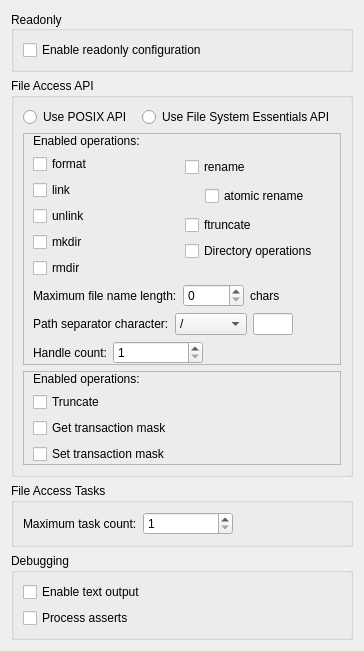
          <widget class="QWidget" name="scrollAreaWidgetContents">
           <property name="geometry">
            <rect>
             <x>0</x>
             <y>-73</y>
             <width>345</width>
             <height>591</height>
            </rect>
           </property>
           <layout class="QVBoxLayout" name="verticalLayout_11">
            <item>
             <widget class="QGroupBox" name="gbReadonly">
              <property name="sizePolicy">
               <sizepolicy hsizetype="Preferred" vsizetype="Preferred">
                <horstretch>0</horstretch>
                <verstretch>0</verstretch>
               </sizepolicy>
              </property>
              <property name="minimumSize">
               <size>
                <width>0</width>
                <height>0</height>
               </size>
              </property>
              <property name="title">
               <string>Readonly</string>
              </property>
              <property name="alignment">
               <set>Qt::AlignLeading|Qt::AlignLeft|Qt::AlignVCenter</set>
              </property>
              <layout class="QVBoxLayout" name="verticalLayout_4">
               <item>
                <widget class="QCheckBox" name="cbReadonly">
                 <property name="text">
                  <string>Enable readonly configuration</string>
                 </property>
                </widget>
               </item>
              </layout>
             </widget>
            </item>
            <item>
             <widget class="QGroupBox" name="gbApi">
              <property name="sizePolicy">
               <sizepolicy hsizetype="Preferred" vsizetype="Fixed">
                <horstretch>0</horstretch>
                <verstretch>0</verstretch>
               </sizepolicy>
              </property>
              <property name="title">
               <string>File Access API</string>
              </property>
              <layout class="QVBoxLayout" name="verticalLayout_3">
               <item>
                <layout class="QHBoxLayout" name="hlayApiRbtns">
                 <item>
                  <widget class="QRadioButton" name="rbtnUsePosix">
                   <property name="text">
                    <string>Use POSIX API</string>
                   </property>
                  </widget>
                 </item>
                 <item>
                  <spacer name="horizontalSpacer_17">
                   <property name="orientation">
                    <enum>Qt::Horizontal</enum>
                   </property>
                   <property name="sizeType">
                    <enum>QSizePolicy::Fixed</enum>
                   </property>
                   <property name="sizeHint" stdset="0">
                    <size>
                     <width>4</width>
                     <height>20</height>
                    </size>
                   </property>
                  </spacer>
                 </item>
                 <item>
                  <widget class="QRadioButton" name="rbtnUseFse">
                   <property name="text">
                    <string>Use File System Essentials API</string>
                   </property>
                  </widget>
                 </item>
                 <item>
                  <spacer name="horizontalSpacer_14">
                   <property name="orientation">
                    <enum>Qt::Horizontal</enum>
                   </property>
                   <property name="sizeHint" stdset="0">
                    <size>
                     <width>40</width>
                     <height>20</height>
                    </size>
                   </property>
                  </spacer>
                 </item>
                 <item>
                  <widget class="WarningBtn" name="wbtnApiRbtns" native="true">
                   <property name="sizePolicy">
                    <sizepolicy hsizetype="Fixed" vsizetype="Ignored">
                     <horstretch>0</horstretch>
                     <verstretch>0</verstretch>
                    </sizepolicy>
                   </property>
                   <property name="minimumSize">
                    <size>
                     <width>0</width>
                     <height>0</height>
                    </size>
                   </property>
                   <property name="maximumSize">
                    <size>
                     <width>18</width>
                     <height>16777215</height>
                    </size>
                   </property>
                  </widget>
                 </item>
                </layout>
               </item>
               <item>
                <widget class="QFrame" name="framePosixOps">
                 <property name="enabled">
                  <bool>true</bool>
                 </property>
                 <property name="frameShape">
                  <enum>QFrame::StyledPanel</enum>
                 </property>
                 <property name="frameShadow">
                  <enum>QFrame::Raised</enum>
                 </property>
                 <layout class="QVBoxLayout" name="verticalLayout_5">
                  <property name="topMargin">
                   <number>0</number>
                  </property>
                  <property name="bottomMargin">
                   <number>0</number>
                  </property>
                  <item>
                   <widget class="QLabel" name="label">
                    <property name="text">
                     <string>Enabled operations:</string>
                    </property>
                   </widget>
                  </item>
                  <item>
                   <layout class="QHBoxLayout" name="horizontalLayout_4">
                    <item>
                     <layout class="QVBoxLayout" name="verticalLayout_9">
                      <item>
                       <layout class="QHBoxLayout" name="horizontalLayout">
                        <item>
                         <widget class="QCheckBox" name="cbPosixFormat">
                          <property name="text">
                           <string>format</string>
                          </property>
                         </widget>
                        </item>
                       </layout>
                      </item>
                      <item>
                       <layout class="QHBoxLayout" name="horizontalLayout_2">
                        <item>
                         <widget class="QCheckBox" name="cbPosixLink">
                          <property name="text">
                           <string>link</string>
                          </property>
                         </widget>
                        </item>
                       </layout>
                      </item>
                      <item>
                       <layout class="QHBoxLayout" name="horizontalLayout_3">
                        <item>
                         <widget class="QCheckBox" name="cbPosixUnlink">
                          <property name="text">
                           <string>unlink</string>
                          </property>
                         </widget>
                        </item>
                       </layout>
                      </item>
                      <item>
                       <layout class="QHBoxLayout" name="horizontalLayout_5">
                        <item>
                         <widget class="QCheckBox" name="cbPosixMkdir">
                          <property name="text">
                           <string>mkdir</string>
                          </property>
                         </widget>
                        </item>
                       </layout>
                      </item>
                      <item>
                       <layout class="QHBoxLayout" name="horizontalLayout_11">
                        <item>
                         <widget class="QCheckBox" name="cbPosixRmDir">
                          <property name="text">
                           <string>rmdir</string>
                          </property>
                         </widget>
                        </item>
                       </layout>
                      </item>
                     </layout>
                    </item>
                    <item>
                     <layout class="QVBoxLayout" name="verticalLayout_8">
                      <item>
                       <widget class="QFrame" name="framePosixRenames">
                        <layout class="QVBoxLayout" name="vlayPosixRenames">
                         <property name="leftMargin">
                          <number>0</number>
                         </property>
                         <property name="topMargin">
                          <number>0</number>
                         </property>
                         <property name="rightMargin">
                          <number>0</number>
                         </property>
                         <property name="bottomMargin">
                          <number>0</number>
                         </property>
                         <item>
                          <layout class="QHBoxLayout" name="horizontalLayout_14">
                           <item>
                            <widget class="QCheckBox" name="cbPosixRename">
                             <property name="text">
                              <string>rename</string>
                             </property>
                            </widget>
                           </item>
                          </layout>
                         </item>
                         <item>
                          <layout class="QHBoxLayout" name="horizontalLayout_24">
                           <property name="spacing">
                            <number>0</number>
                           </property>
                           <property name="leftMargin">
                            <number>20</number>
                           </property>
                           <item>
                            <widget class="QCheckBox" name="cbPosixAtomicRename">
                             <property name="text">
                              <string>atomic rename</string>
                             </property>
                            </widget>
                           </item>
                          </layout>
                         </item>
                        </layout>
                       </widget>
                      </item>
                      <item>
                       <layout class="QHBoxLayout" name="horizontalLayout_17">
                        <item>
                         <widget class="QCheckBox" name="cbPosixFtruncate">
                          <property name="text">
                           <string>ftruncate</string>
                          </property>
                         </widget>
                        </item>
                       </layout>
                      </item>
                      <item>
                       <layout class="QHBoxLayout" name="horizontalLayout_18">
                        <item>
                         <widget class="QCheckBox" name="cbPosixDirOps">
                          <property name="text">
                           <string>Directory operations</string>
                          </property>
                         </widget>
                        </item>
                       </layout>
                      </item>
                      <item>
                       <spacer name="verticalSpacer">
                        <property name="orientation">
                         <enum>Qt::Vertical</enum>
                        </property>
                        <property name="sizeType">
                         <enum>QSizePolicy::Fixed</enum>
                        </property>
                        <property name="sizeHint" stdset="0">
                         <size>
                          <width>10</width>
                          <height>17</height>
                         </size>
                        </property>
                       </spacer>
                      </item>
                     </layout>
                    </item>
                   </layout>
                  </item>
                  <item>
                   <widget class="QWidget" name="hwiFileNameLen" native="true">
                    <property name="minimumSize">
                     <size>
                      <width>0</width>
                      <height>10</height>
                     </size>
                    </property>
                    <layout class="QHBoxLayout" name="horizontalLayout_6">
                     <property name="leftMargin">
                      <number>0</number>
                     </property>
                     <property name="topMargin">
                      <number>0</number>
                     </property>
                     <property name="rightMargin">
                      <number>0</number>
                     </property>
                     <property name="bottomMargin">
                      <number>0</number>
                     </property>
                     <item>
                      <widget class="QLabel" name="label_3">
                       <property name="text">
                        <string>Maximum file name length:</string>
                       </property>
                      </widget>
                     </item>
                     <item>
                      <widget class="QSpinBox" name="sbFileNameLen">
                       <property name="maximum">
                        <number>65535</number>
                       </property>
                      </widget>
                     </item>
                     <item>
                      <widget class="QLabel" name="label_4">
                       <property name="text">
                        <string>chars</string>
                       </property>
                      </widget>
                     </item>
                     <item>
                      <spacer name="horizontalSpacer">
                       <property name="orientation">
                        <enum>Qt::Horizontal</enum>
                       </property>
                       <property name="sizeHint" stdset="0">
                        <size>
                         <width>40</width>
                         <height>20</height>
                        </size>
                       </property>
                      </spacer>
                     </item>
                     <item>
                      <widget class="WarningBtn" name="wbtnFileNameLen" native="true">
                       <property name="sizePolicy">
                        <sizepolicy hsizetype="Fixed" vsizetype="Ignored">
                         <horstretch>0</horstretch>
                         <verstretch>0</verstretch>
                        </sizepolicy>
                       </property>
                       <property name="minimumSize">
                        <size>
                         <width>0</width>
                         <height>18</height>
                        </size>
                       </property>
                       <property name="maximumSize">
                        <size>
                         <width>18</width>
                         <height>18</height>
                        </size>
                       </property>
                      </widget>
                     </item>
                    </layout>
                   </widget>
                  </item>
                  <item>
                   <widget class="QWidget" name="hwiPathChar" native="true">
                    <property name="minimumSize">
                     <size>
                      <width>0</width>
                      <height>10</height>
                     </size>
                    </property>
                    <layout class="QHBoxLayout" name="horizontalLayout_7">
                     <property name="leftMargin">
                      <number>0</number>
                     </property>
                     <property name="topMargin">
                      <number>0</number>
                     </property>
                     <property name="rightMargin">
                      <number>0</number>
                     </property>
                     <property name="bottomMargin">
                      <number>0</number>
                     </property>
                     <item>
                      <widget class="QLabel" name="label_5">
                       <property name="text">
                        <string>Path separator character:</string>
                       </property>
                      </widget>
                     </item>
                     <item>
                      <widget class="QComboBox" name="cmbPathChar">
                       <item>
                        <property name="text">
                         <string>/</string>
                        </property>
                       </item>
                       <item>
                        <property name="text">
                         <string>\</string>
                        </property>
                       </item>
                       <item>
                        <property name="text">
                         <string>Custom</string>
                        </property>
                       </item>
                      </widget>
                     </item>
                     <item>
                      <widget class="QLineEdit" name="lePathCharCustom">
                       <property name="enabled">
                        <bool>true</bool>
                       </property>
                       <property name="sizePolicy">
                        <sizepolicy hsizetype="Fixed" vsizetype="Fixed">
                         <horstretch>1</horstretch>
                         <verstretch>0</verstretch>
                        </sizepolicy>
                       </property>
                       <property name="minimumSize">
                        <size>
                         <width>40</width>
                         <height>0</height>
                        </size>
                       </property>
                       <property name="maximumSize">
                        <size>
                         <width>40</width>
                         <height>16777215</height>
                        </size>
                       </property>
                       <property name="text">
                        <string notr="true"/>
                       </property>
                       <property name="maxLength">
                        <number>6</number>
                       </property>
                      </widget>
                     </item>
                     <item>
                      <spacer name="horizontalSpacer_2">
                       <property name="orientation">
                        <enum>Qt::Horizontal</enum>
                       </property>
                       <property name="sizeType">
                        <enum>QSizePolicy::Expanding</enum>
                       </property>
                       <property name="sizeHint" stdset="0">
                        <size>
                         <width>40</width>
                         <height>20</height>
                        </size>
                       </property>
                      </spacer>
                     </item>
                     <item>
                      <widget class="WarningBtn" name="wbtnPathChar" native="true">
                       <property name="sizePolicy">
                        <sizepolicy hsizetype="Fixed" vsizetype="Ignored">
                         <horstretch>0</horstretch>
                         <verstretch>0</verstretch>
                        </sizepolicy>
                       </property>
                       <property name="minimumSize">
                        <size>
                         <width>0</width>
                         <height>18</height>
                        </size>
                       </property>
                       <property name="maximumSize">
                        <size>
                         <width>18</width>
                         <height>18</height>
                        </size>
                       </property>
                      </widget>
                     </item>
                    </layout>
                   </widget>
                  </item>
                  <item>
                   <widget class="QWidget" name="hwiHandleCount" native="true">
                    <property name="minimumSize">
                     <size>
                      <width>0</width>
                      <height>10</height>
                     </size>
                    </property>
                    <layout class="QHBoxLayout" name="horizontalLayout_9">
                     <property name="leftMargin">
                      <number>0</number>
                     </property>
                     <property name="topMargin">
                      <number>0</number>
                     </property>
                     <property name="rightMargin">
                      <number>0</number>
                     </property>
                     <property name="bottomMargin">
                      <number>0</number>
                     </property>
                     <item>
                      <widget class="QLabel" name="label_7">
                       <property name="text">
                        <string>Handle count:</string>
                       </property>
                      </widget>
                     </item>
                     <item>
                      <widget class="QSpinBox" name="sbHandleCount">
                       <property name="sizePolicy">
                        <sizepolicy hsizetype="Fixed" vsizetype="Fixed">
                         <horstretch>0</horstretch>
                         <verstretch>0</verstretch>
                        </sizepolicy>
                       </property>
                       <property name="minimumSize">
                        <size>
                         <width>90</width>
                         <height>0</height>
                        </size>
                       </property>
                       <property name="minimum">
                        <number>1</number>
                       </property>
                       <property name="maximum">
                        <number>4096</number>
                       </property>
                      </widget>
                     </item>
                     <item>
                      <spacer name="horizontalSpacer_4">
                       <property name="orientation">
                        <enum>Qt::Horizontal</enum>
                       </property>
                       <property name="sizeHint" stdset="0">
                        <size>
                         <width>40</width>
                         <height>20</height>
                        </size>
                       </property>
                      </spacer>
                     </item>
                     <item>
                      <widget class="WarningBtn" name="wbtnHandleCount" native="true">
                       <property name="sizePolicy">
                        <sizepolicy hsizetype="Fixed" vsizetype="Ignored">
                         <horstretch>0</horstretch>
                         <verstretch>0</verstretch>
                        </sizepolicy>
                       </property>
                       <property name="minimumSize">
                        <size>
                         <width>0</width>
                         <height>18</height>
                        </size>
                       </property>
                       <property name="maximumSize">
                        <size>
                         <width>18</width>
                         <height>18</height>
                        </size>
                       </property>
                      </widget>
                     </item>
                    </layout>
                   </widget>
                  </item>
                 </layout>
                </widget>
               </item>
               <item>
                <widget class="QFrame" name="frameFseOps">
                 <property name="frameShape">
                  <enum>QFrame::StyledPanel</enum>
                 </property>
                 <property name="frameShadow">
                  <enum>QFrame::Raised</enum>
                 </property>
                 <layout class="QVBoxLayout" name="verticalLayout_12">
                  <property name="topMargin">
                   <number>0</number>
                  </property>
                  <property name="bottomMargin">
                   <number>0</number>
                  </property>
                  <item>
                   <widget class="QLabel" name="label_2">
                    <property name="text">
                     <string>Enabled operations:</string>
                    </property>
                   </widget>
                  </item>
                  <item>
                   <widget class="QCheckBox" name="cbFseTruncate">
                    <property name="text">
                     <string>Truncate</string>
                    </property>
                   </widget>
                  </item>
                  <item>
                   <widget class="QCheckBox" name="cbFseGetMask">
                    <property name="text">
                     <string>Get transaction mask</string>
                    </property>
                   </widget>
                  </item>
                  <item>
                   <widget class="QCheckBox" name="cbFseSetMask">
                    <property name="text">
                     <string>Set transaction mask</string>
                    </property>
                   </widget>
                  </item>
                 </layout>
                </widget>
               </item>
              </layout>
             </widget>
            </item>
            <item>
             <widget class="QGroupBox" name="groupBox">
              <property name="title">
               <string>File Access Tasks</string>
              </property>
              <layout class="QVBoxLayout" name="verticalLayout_7">
               <item>
                <widget class="QWidget" name="hwiTaskCount" native="true">
                 <property name="minimumSize">
                  <size>
                   <width>0</width>
                   <height>0</height>
                  </size>
                 </property>
                 <layout class="QHBoxLayout" name="horizontalLayout_16">
                  <property name="leftMargin">
                   <number>0</number>
                  </property>
                  <property name="topMargin">
                   <number>0</number>
                  </property>
                  <property name="rightMargin">
                   <number>0</number>
                  </property>
                  <property name="bottomMargin">
                   <number>0</number>
                  </property>
                  <item>
                   <widget class="QLabel" name="label_19">
                    <property name="text">
                     <string>Maximum task count:</string>
                    </property>
                   </widget>
                  </item>
                  <item>
                   <widget class="QSpinBox" name="sbTaskCount">
                    <property name="sizePolicy">
                     <sizepolicy hsizetype="Fixed" vsizetype="Fixed">
                      <horstretch>0</horstretch>
                      <verstretch>0</verstretch>
                     </sizepolicy>
                    </property>
                    <property name="minimumSize">
                     <size>
                      <width>90</width>
                      <height>0</height>
                     </size>
                    </property>
                    <property name="minimum">
                     <number>1</number>
                    </property>
                    <property name="maximum">
                     <number>2147483647</number>
                    </property>
                   </widget>
                  </item>
                  <item>
                   <spacer name="horizontalSpacer_13">
                    <property name="orientation">
                     <enum>Qt::Horizontal</enum>
                    </property>
                    <property name="sizeHint" stdset="0">
                     <size>
                      <width>40</width>
                      <height>20</height>
                     </size>
                    </property>
                   </spacer>
                  </item>
                  <item>
                   <widget class="WarningBtn" name="wbtnTaskCount" native="true">
                    <property name="sizePolicy">
                     <sizepolicy hsizetype="Fixed" vsizetype="Ignored">
                      <horstretch>0</horstretch>
                      <verstretch>0</verstretch>
                     </sizepolicy>
                    </property>
                    <property name="minimumSize">
                     <size>
                      <width>0</width>
                      <height>18</height>
                     </size>
                    </property>
                    <property name="maximumSize">
                     <size>
                      <width>18</width>
                      <height>18</height>
                     </size>
                    </property>
                   </widget>
                  </item>
                 </layout>
                </widget>
               </item>
              </layout>
             </widget>
            </item>
            <item>
             <widget class="QGroupBox" name="gbDebugging">
              <property name="title">
               <string>Debugging</string>
              </property>
              <layout class="QVBoxLayout" name="verticalLayout_27">
               <item>
                <widget class="QCheckBox" name="cbEnableOutput">
                 <property name="text">
                  <string>Enable text output</string>
                 </property>
                </widget>
               </item>
               <item>
                <widget class="QCheckBox" name="cbProcessAsserts">
                 <property name="text">
                  <string>Process asserts</string>
                 </property>
                </widget>
               </item>
              </layout>
             </widget>
            </item>
            <item>
             <spacer name="verticalSpacer_5">
              <property name="orientation">
               <enum>Qt::Vertical</enum>
              </property>
              <property name="sizeHint" stdset="0">
               <size>
                <width>20</width>
                <height>40</height>
               </size>
              </property>
             </spacer>
            </item>
           </layout>
          </widget>
